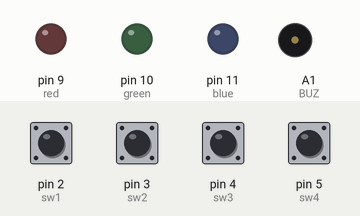
Simulated run of this sketch. Board: Arduino Uno, built with avr-gcc and run on an emulated ATmega328P. On the bench: output pins drawn as LEDs (lit = HIGH), buzzer (waves = sounding). Inputs (shaded band) come from the test bench; at power-on: pin 2 (sw1), pin 3 (sw2), pin 4 (sw3), pin 5 (sw4) LOW.

Above: at 1.2 s.
1.3 s: pin 2 (sw1) pulled HIGH for 0.15 s
At 3.3 s:
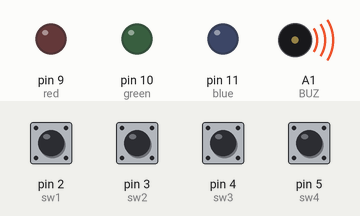
4.3 s: pin 5 (sw4) pulled HIGH for 1 s
At 6.1 s:
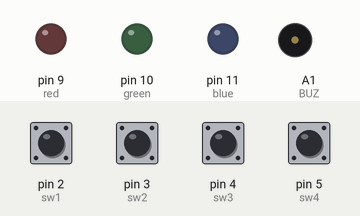
6.8 s: pin 3 (sw2) pulled HIGH for 0.15 s
At 6.9 s:
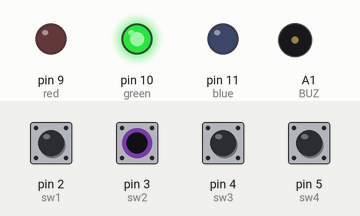
Timing chart, 0 to 15.9 s (numbered marks = the images above; inputs shaded):
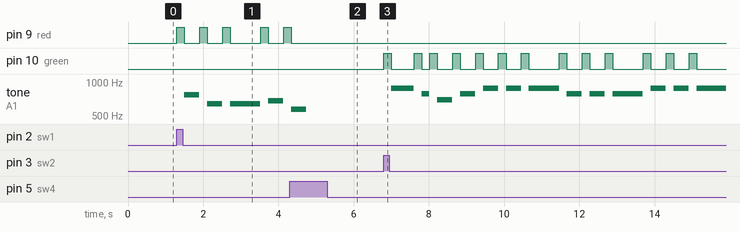

Measured:
- after the input at 1.3 s, pin 9 (red): LOW → HIGH at once, → LOW 0.20 s later, → HIGH 0.41 s later, → LOW 0.20 s later, … (9 changes in this stretch); tone on A1 (BUZ): plays 768 Hz for 0.40 s, 640 Hz for 0.40 s, 640 Hz for 0.80 s, 682 Hz for 0.40 s, starting after 0.20 s
- after the input at 4.3 s, pin 9 (red): goes on until 4.3 s, then stays LOW; tone on A1 (BUZ): goes on until 4.7 s, then stays silent
- after the input at 6.8 s, pin 10 (green): LOW → HIGH at once, → LOW 0.20 s later, → HIGH 0.61 s later, → LOW 0.20 s later, … (26 changes in this stretch); tone on A1 (BUZ): plays 880 Hz for 0.60 s, 784 Hz for 0.20 s, 698 Hz for 0.40 s, 784 Hz for 0.40 s, 880 Hz for 0.40 s, 880 Hz for 0.40 s … (13 notes in this stretch), starting after 0.20 s

The sketch:

golden_bell_C24-2.ino
```cpp
#define BUZ A1
#define DO 256
#define RE 288
#define MI 320
#define FA 341
#define SO 384
#define LA 427
#define TI 480
#define f_4 349
#define g_4 392
#define a_4 440
#define Me2 1318.510
#define Le2s 1244.508
#define Si 987.7666
#define Le2 1174.659
#define Do2 1046.502
#define Lal 880
#define Dol 523.2511
#define Mel 659.2551
#define Solls 830.6094

#define DELAY 10

#define l_4 800
#define l_8 400
#define l_8p 600
#define l_16 200
#define l_2 1600
#define sw1 2
#define sw2 3
#define sw3 4
#define sw4 5

int red = 9;
int green = 10;
int blue = 11;

void setup() {

pinMode(A1,OUTPUT);
pinMode(sw1,INPUT);
pinMode(sw2,INPUT);
pinMode(sw3,INPUT);
pinMode(sw4,INPUT);
pinMode(red,OUTPUT);
pinMode(green,OUTPUT);
pinMode(blue,OUTPUT);

}

/* 1. 인트 뮤직이 이프문 각각 안에 들어가있음
    2. 이프문, 와일문이 다름
    3. sw4_state = deigtalRead(sw4)이 들어가있는게 다름
*/
void loop() {


int music[28] = {SO,MI,MI,FA,RE,RE,DO,RE,MI,FA,SO,SO,SO,SO,SO,MI,MI,MI,FA,RE,RE,DO,MI,SO,SO,MI,MI,MI};
int length[28]={l_8,l_8,l_4,l_8,l_8,l_4,l_8,l_8,l_8,l_8,l_8,l_8,l_4,l_8,l_8,l_8,l_8,l_8,l_8,l_4,l_8,l_8,l_8,l_8,l_8,l_8,l_4};

int music2[25]={a_4,g_4,f_4,g_4,a_4,a_4,a_4,g_4,g_4,g_4,a_4,a_4,a_4,a_4,g_4,f_4,g_4,a_4,a_4,a_4,g_4,g_4,a_4,g_4,f_4};
int length2[25]={l_8p,l_16,l_8,l_8,l_8,l_8,l_4,l_8,l_8,l_4,l_8,l_8,l_4,l_8p,l_16,l_8,l_8,l_8,l_8,l_4,l_8,l_8,l_8p,l_16,l_2};

int music3[35]={Me2,Le2s,Me2,Le2s,Me2,Si,Le2,Do2,Lal,Dol,Mel,Lal,Si,Mel,Solls,Si,Do2,Mel,Me2,Le2s,Me2,Le2s,Me2,Si,Le2,Do2,Lal,Dol,Mel,Lal,Si,Mel,Do2,Si,Lal};
int length3[35]={l_16,l_16,l_16,l_16,l_16,l_16,l_16,l_16,l_4,l_16,l_16,l_16,l_4,l_16,l_16,l_16,l_4,l_16,l_16,l_16,l_16,l_16,l_16,l_16,l_16,l_16,l_4,l_16,l_16,l_16,l_4,l_16,l_16,l_16,l_4};

  int sw1_state = digitalRead(sw1); // digitalRead 바로 넣어줘도 된다.
  int sw2_state = digitalRead(sw2);
  int sw3_state = digitalRead(sw3);
  int sw4_state = digitalRead(sw4);


  while(sw1_state==HIGH)
{
     for(int i=0; i<28; i++)     // sizeof(music)/sizeof(int) 뜻??
  {
    // 무조건 for문안에 위치.
    if(digitalRead(sw4)==1)
    {
      break;
    }

    Color(255,0,0);
    delay(200);
    Color(0,0,0);

    tone(BUZ, music[i]*2); delay(length[i]); // *2의 이유 진폭 확대 (소리가 선명)
    noTone(A1);  delay(DELAY);
  }
 break;// 얘 없으면 겨우 한껍데기 나가는겨.
}


  while(sw2_state==HIGH)
  {
    for(int t=0; t<25; t++)
  {
     sw4_state = digitalRead(sw4);// 무조건 for문안에 위치.
    if(sw4_state==1)
    {
      break;
    }

    Color(0,255,0);   // 의문점 1. Color 함수를 따로빼서 음악진행속도에 상관없이 반짝거리게 하는 방법.
    delay(200);       // 의문점 2. 노래가 진행되는 동안 계속 반짝인지, 처음에만 반짝인지.
    Color(0,0,0);

    tone(BUZ, music2[t]*2); delay(length2[t]);
    noTone(A1); delay(DELAY);   // 의문점 3. DELAY의 값을 줄이는 것이 맞나
  }
  break;
}

  while(sw3_state==HIGH)
  {
    for(int T=0; T<35; T++)
  {
     sw4_state = digitalRead(sw4);// 무조건 for문안에 위치.
    if(sw4_state==1)
    {
      break;
    }

    Color(0,0,255);
    delay(200);
    Color(0,0,0);

    tone(BUZ, music3[T]); delay(length3[T]);
    noTone(A1); delay(DELAY);
  }
  break;
}

}
void Color(int r, int g, int b)
{
  analogWrite(red,r);
  analogWrite(green,g);
  analogWrite(blue,b);
}
```
